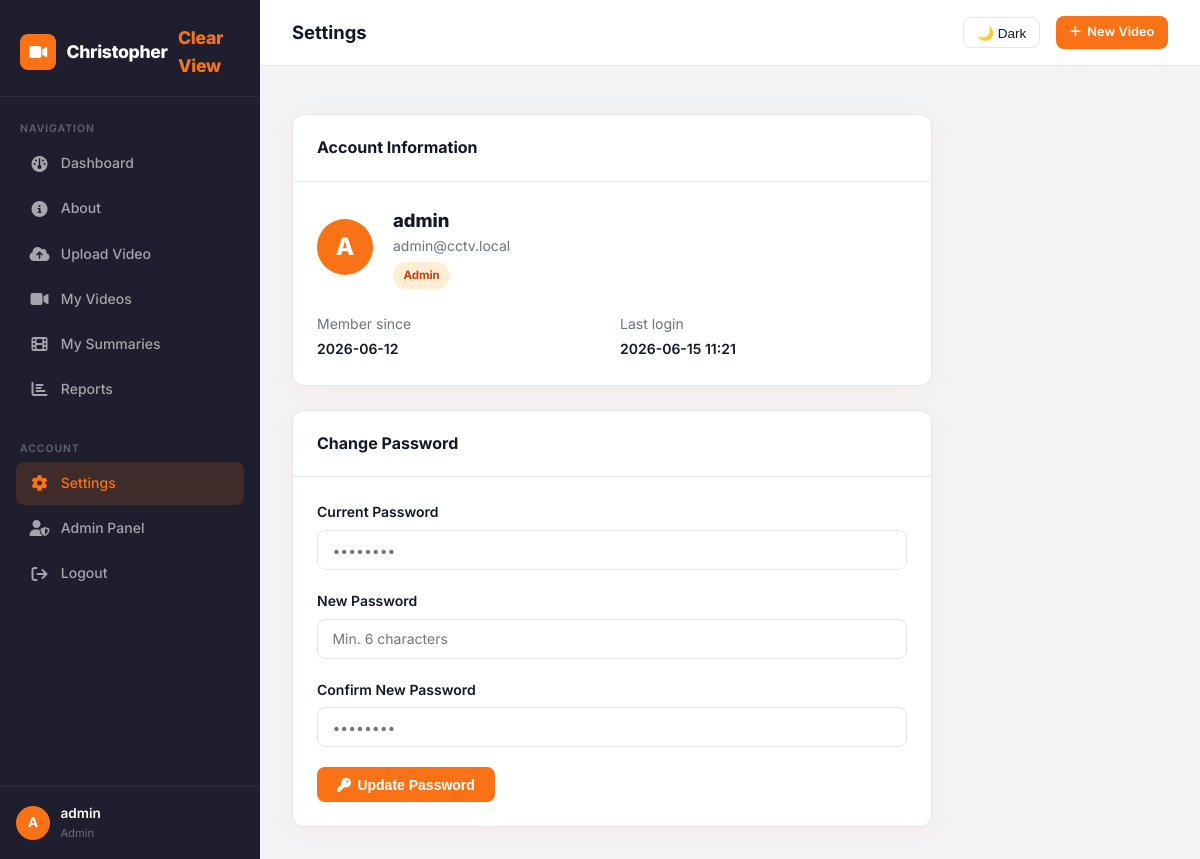
The app's page /settings (signed in) with its own data.
### tables this page shows
CREATE TABLE users (
            id          INTEGER PRIMARY KEY AUTOINCREMENT,
            username    TEXT    UNIQUE NOT NULL,
            email       TEXT    UNIQUE NOT NULL,
            password    TEXT    NOT NULL,
            role        TEXT    DEFAULT 'user',
            created_at  TEXT    DEFAULT (datetime('now')),
            last_login  TEXT
        );

### app.py (the view, shortened to what this page needs)
@app.route('/settings', methods=['GET', 'POST'])
@login_required
def settings():
    user = current_user()
    return render_template('settings.html', user=user)

### app.py (called while the page is built)
def login_required(f):
    from functools import wraps
    @wraps(f)
    def decorated(*args, **kwargs):
        if 'user_id' not in session:
            flash('Please log in to continue.', 'warning')
            return redirect(url_for('login'))
        return f(*args, **kwargs)
    return decorated

def current_user():
    if 'user_id' in session:
        return get_user_by_id(session['user_id'])
    return None

### utils/database.py (called while the page is built)
def get_db():
    conn = sqlite3.connect(DB_PATH)
    conn.row_factory = sqlite3.Row
    return conn

def get_user_by_id(user_id):
    conn = get_db()
    user = conn.execute('SELECT * FROM users WHERE id = ?', (user_id,)).fetchone()
    conn.close()
    return user

### templates/settings.html (shortened to what this page needs)
{% extends "base.html" %}
{% block page_title %}Settings{% endblock %}
{% block content %}
<div style="max-width:640px;">
  <div class="card" style="margin-bottom:1.5rem;">
    <div class="card-header"><span class="card-title">Account Information</span></div>
    <div class="card-body">
      <div style="display:flex;align-items:center;gap:1.25rem;margin-bottom:1.5rem;">
        <div style="width:56px;height:56px;background:var(--orange);border-radius:50%;display:flex;align-items:center;justify-content:center;font-size:1.5rem;font-weight:800;color:#fff;">
          {{ user['username'][0].upper() }}
        </div>
        <div>
          <div style="font-size:1.15rem;font-weight:800;">{{ user['username'] }}</div>
          <div style="color:var(--text-muted);font-size:.875rem;">{{ user['email'] }}</div>
          <span class="badge {% if user['role']=='admin' %}badge-orange{% else %}badge-gray{% endif %}" style="margin-top:.3rem;">
            {{ user['role'].capitalize() }}
          </span>
        </div>
      </div>
      <div style="display:grid;grid-template-columns:1fr 1fr;gap:1rem;font-size:.875rem;">
        <div>
          <div style="color:var(--text-muted);margin-bottom:.2rem;">Member since</div>
          <div style="font-weight:600;">{{ user['created_at'][:10] if user['created_at'] else '—' }}</div>
        </div>
        <div>
          <div style="color:var(--text-muted);margin-bottom:.2rem;">Last login</div>
          <div style="font-weight:600;">{{ user['last_login'][:16] if user['last_login'] else '—' }}</div>
        </div>
      </div>
    </div>
  </div>
  <div class="card">
    <div class="card-header"><span class="card-title">Change Password</span></div>
    <div class="card-body">
      <form method="POST">
        <div class="form-group">
          <label class="form-label">Current Password</label>
          <input type="password" name="current_password" class="form-control" placeholder="••••••••" required>
        </div>
        <div class="form-group">
          <label class="form-label">New Password</label>
          <input type="password" name="new_password" class="form-control" placeholder="Min. 6 characters" required minlength="6">
        </div>
        <div class="form-group">
          <label class="form-label">Confirm New Password</label>
          <input type="password" name="confirm_password" class="form-control" placeholder="••••••••" required>
        </div>
        <button type="submit" class="btn-orange">
          <i class="fa-solid fa-key"></i> Update Password
        </button>
      </form>
    </div>
  </div>
</div>
{% endblock %}

### templates/base.html (shortened to what this page needs)
<!DOCTYPE html>
<html lang="en">
<head>
  <link rel="stylesheet" href="{{ url_for('static', filename='css/style.css') }}">
  <link rel="stylesheet" href="https://cdnjs.cloudflare.com/ajax/libs/font-awesome/6.5.0/css/all.min.css">
</head>
<body>
<div class="app-wrapper">
  <aside class="sidebar" id="sidebar">
    <a href="{{ url_for('dashboard') }}" class="sidebar-brand">
      <div class="brand-icon"><i class="fa-solid fa-video-camera"></i></div>
      Christopher <em>Clear View</em>
    </a>
    <div class="sidebar-section">
      <div class="sidebar-section-label">Navigation</div>
      <a href="{{ url_for('dashboard') }}" class="nav-item">
        <i class="fa-solid fa-gauge nav-icon"></i> Dashboard
      </a>
      <a href="{{ url_for('about') }}" class="nav-item">
        <i class="fa-solid fa-circle-info nav-icon"></i> About
      </a>
      <a href="{{ url_for('upload') }}" class="nav-item">
        <i class="fa-solid fa-cloud-arrow-up nav-icon"></i> Upload Video
      </a>
      <a href="{{ url_for('videos_list') }}" class="nav-item">
        <i class="fa-solid fa-video nav-icon"></i> My Videos
      </a>
      <a href="{{ url_for('summaries_list') }}" class="nav-item">
        <i class="fa-solid fa-film nav-icon"></i> My Summaries
      </a>
      <a href="{{ url_for('reports') }}" class="nav-item">
        <i class="fa-solid fa-chart-bar nav-icon"></i> Reports
      </a>
    </div>
    <div class="sidebar-section">
      <div class="sidebar-section-label">Account</div>
      <a href="{{ url_for('settings') }}" class="nav-item">
        <i class="fa-solid fa-gear nav-icon"></i> Settings
      </a>
      {% if user and user['role'] == 'admin' %}
      <a href="{{ url_for('admin') }}" class="nav-item">
        <i class="fa-solid fa-user-shield nav-icon"></i> Admin Panel
      </a>
      {% endif %}
      <a href="{{ url_for('logout') }}" class="nav-item">
        <i class="fa-solid fa-arrow-right-from-bracket nav-icon"></i> Logout
      </a>
    </div>
    <div class="sidebar-footer">
      <div class="user-mini">
        <div class="avatar-sm">{{ user['username'][0].upper() if user else '?' }}</div>
        <div class="user-mini-info">
          <div class="user-mini-name">{{ user['username'] if user else 'Guest' }}</div>
          <div class="user-mini-role">{{ user['role'].capitalize() if user else '' }}</div>
        </div>
      </div>
    </div>
  </aside>
  <div class="main-content">
    <div class="topbar">
      <div style="display:flex;align-items:center;gap:1rem;">
        <span class="topbar-title">{% block page_title %}Dashboard{% endblock %}</span>
      </div>
      <div class="topbar-actions">
        <button class="dark-toggle" id="darkToggle" onclick="toggleDark()">🌙 Dark</button>
        <a href="{{ url_for('upload') }}" class="btn-orange btn-sm">
          <i class="fa-solid fa-plus"></i> New Video
        </a>
      </div>
    </div>
    <div class="page-body">
      {% block content %}{% endblock %}
    </div>
  </div>
</div>
</body>
</html>

### records on screen
users: username "A", username "admin", role "Admin", email "admin@cctv.local", created_at "2026-06-12", last_login "2026-06-15 11:21"
